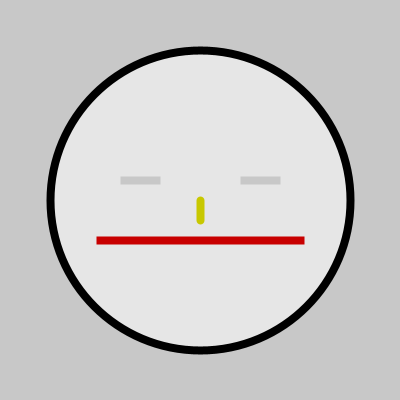
Frame 1 (no input)
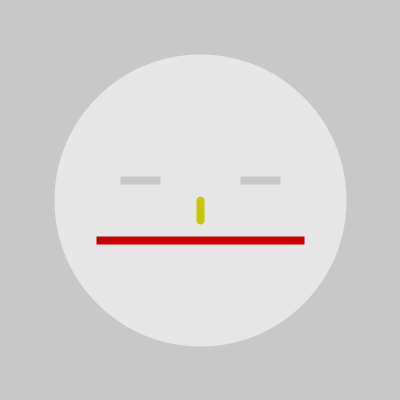
Frame 60 (the mouse pressed at the canvas centre just before this capture)
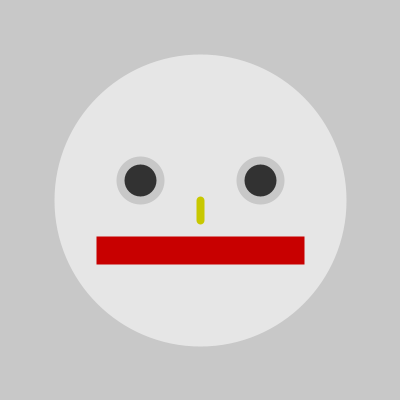
Frame 120 (the mouse held since frame 60 and released just before this capture)

The Processing sketch that drew these frames (run headless with seeded random() and noise(); from frame 60 on, the mouse is pressed at the canvas centre):

// Processing sketch: processing_92301
// ── processing_92301.pde

// this is what happens when the program starts :
// it only happens once.
void setup() {
  // this creates a canvas of 400 pixels wide
  // and 400 pixels high
  size(400, 400);
  // draw smoothly
  smooth();
  // press 3 times harder when drawing lines
  strokeWeight(8);
}

// this tells Processing how to draw :
// it happens continuously.
void draw() {
  // fill in the background
  background(200);
  // fill in my objects with light gray
  fill(230);
  // face!
  // draw a big round ellipse 
  ellipse(200, 200, 300, 300);
  
  // with lines that are white  
  stroke(200, 0, 0);
  // mouth
  // draw a line from 100, 250 to 300, 260
  // line(100, 260, 300, 240);
  // draw a rectangle
  fill(200, 0, 0);
  // start from 100, 260
  // width 200 height 20
  rect(100, 240, 200, mouseX/10);
  
  // nose
  stroke(200, 200, 0);
  // draw another line 200, 200 to 200, 220 
  line(200, 200, 200, 220);
  
  // with lines that are gray
  stroke(200);
  // fill in any objects with a different gray
  fill(50);
  // eyes
  ellipse(140, 180, 40, mouseX/5);
  ellipse(260, 180, 40, mouseY/5);
}
